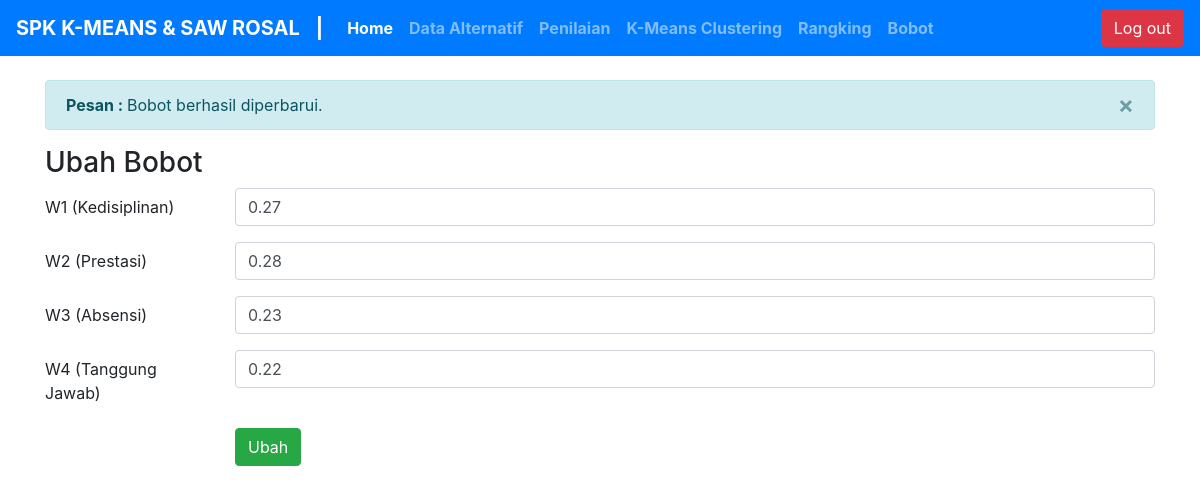
The page /index.php?halaman=bobot&pesan=1 (signed in) on the database its author committed.
### tables this page shows
CREATE TABLE IF NOT EXISTS `tbl_bobot` (
  `id_bobot` int NOT NULL AUTO_INCREMENT,
  `w1` double NOT NULL,
  `w2` double NOT NULL,
  `w3` double NOT NULL,
  `w4` double NOT NULL,
  PRIMARY KEY (`id_bobot`)
);

### bobot/bobot.php (the view)
<?php
include "koneksi.php";
$sql="select * from tbl_bobot";
$hasil=mysqli_query($koneksi,$sql);
$row=mysqli_fetch_array($hasil);
?>
<div class="container my-4">
 <?php
 if (isset($_GET['pesan'])) {
 ?>
 <div class="alert alert-info alert-dismissible fade show" role="alert">
   <strong>Pesan : </strong> Bobot berhasil diperbarui.
   <button type="button" class="close" data-dismiss="alert" aria-label="Close">
     <span aria-hidden="true">&times;</span>
   </button>
 </div>
 <?php
 }
 ?>
 <h3>Ubah Bobot</h3>
 <form action="bobot/aksi_ubah_bobot.php" method="POST">
   <div class="form-group row">
     <label for="staticEmail" class="col-sm-2 col-form-label">W1 (Kedisiplinan)</label>
     <div class="col-sm-10">
       <input type="text"  class="form-control" name="w1" value="<?php echo $row['w1'] ?>">
     </div>
   </div>
   <div class="form-group row">
     <label for="inputPassword" class="col-sm-2 col-form-label">W2 (Prestasi)</label>
     <div class="col-sm-10">
       <input type="text" class="form-control" name="w2" value="<?php echo $row['w2'] ?>">
     </div>
   </div>
   <div class="form-group row">
     <label for="inputPassword" class="col-sm-2 col-form-label">W3 (Absensi)</label>
     <div class="col-sm-10">
       <input type="text" class="form-control" name="w3" value="<?php echo $row['w3'] ?>">
     </div>
   </div>
   <div class="form-group row">
     <label for="inputPassword" class="col-sm-2 col-form-label">W4 (Tanggung Jawab)</label>
     <div class="col-sm-10">
       <input type="text" class="form-control" name="w4" value="<?php echo $row['w4'] ?>">
     </div>
   </div>
   <div class="form-group row">
     <label for="inputPassword" class="col-sm-2 col-form-label"></label>
     <div class="col-sm-10">
       <input type="submit" class="btn btn-success" value="Ubah">
     </div>
   </div>
 </form>
</div>

### rows shown on the page
tbl_bobot: w1 "0.27", w2 "0.28", w3 "0.23", w4 "0.22"
